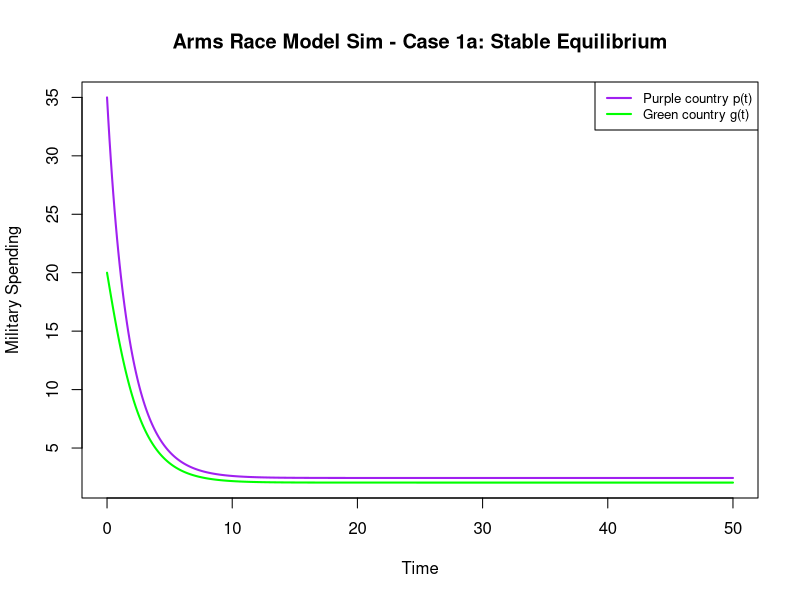
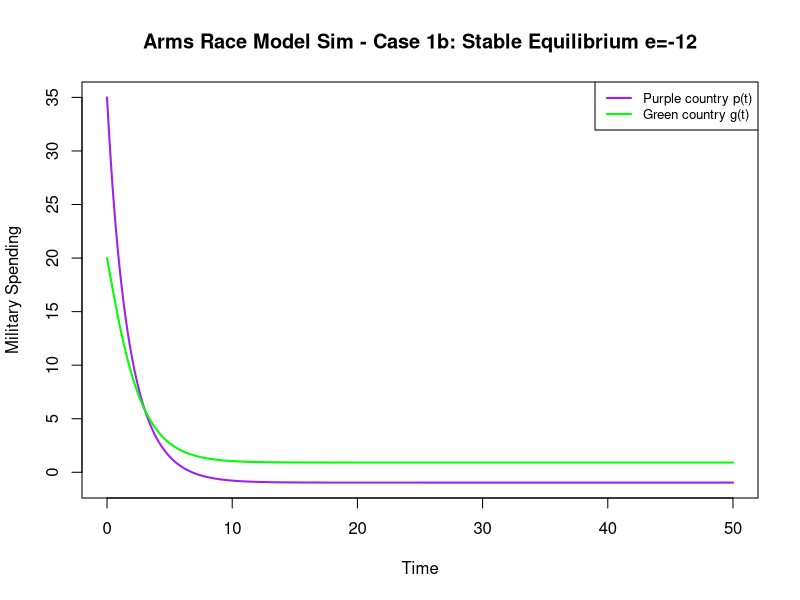
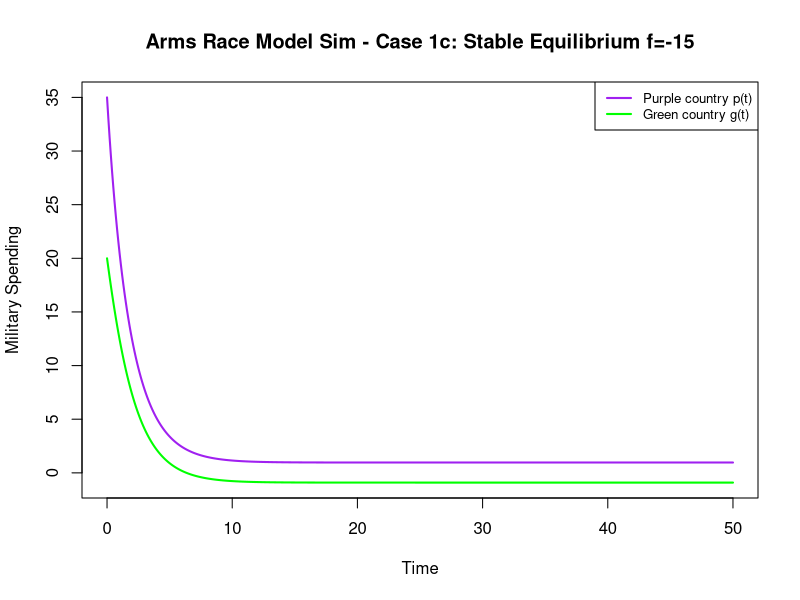
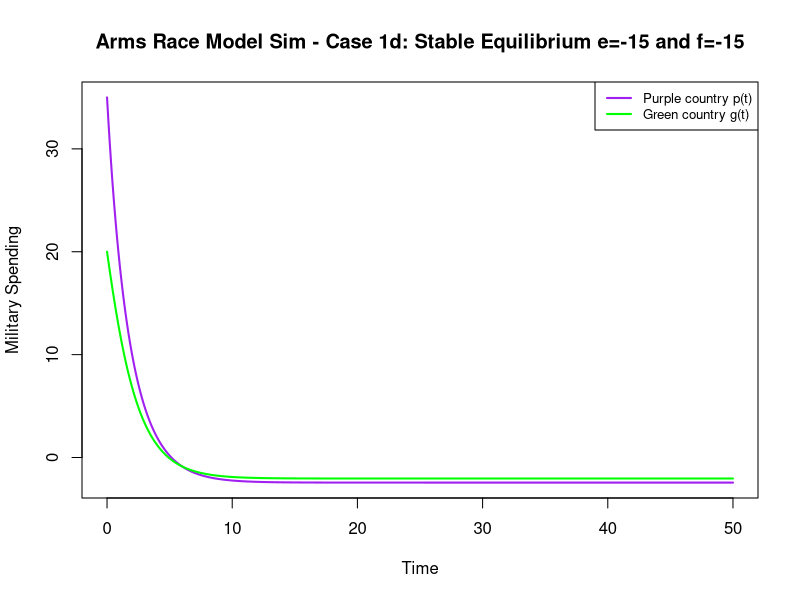
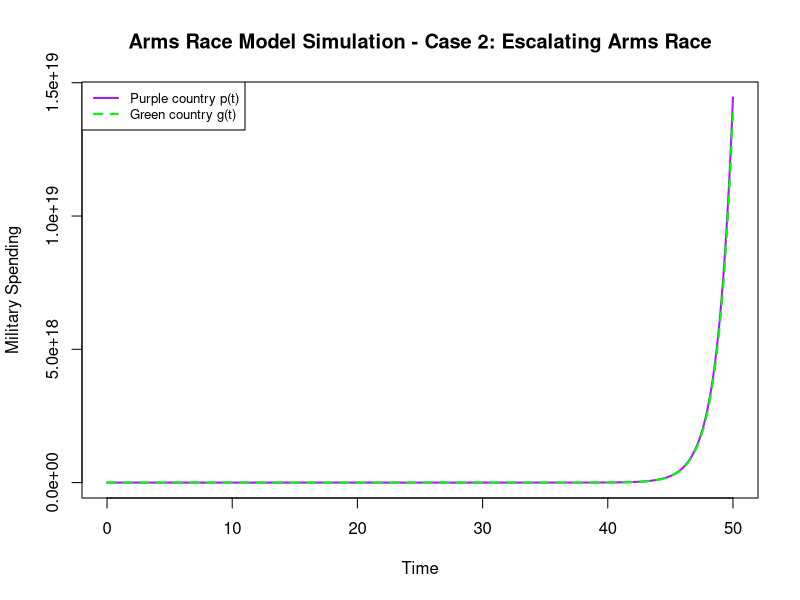
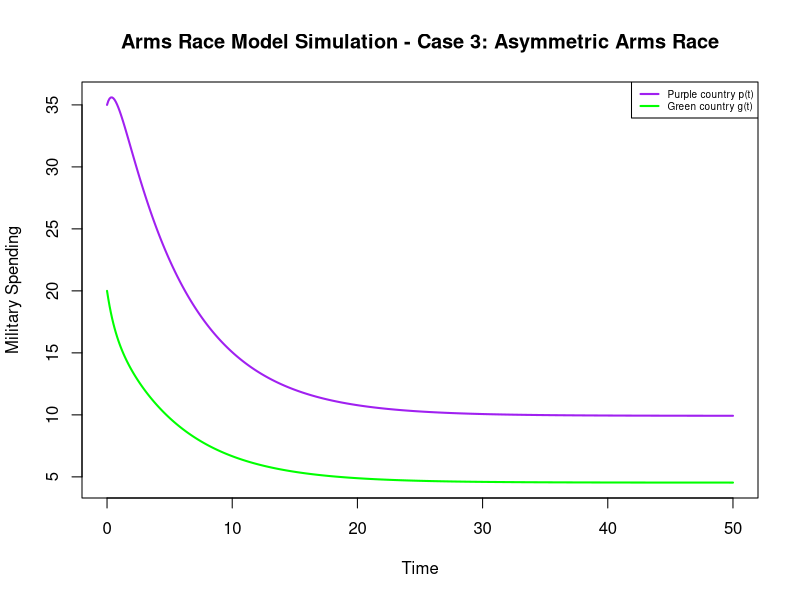
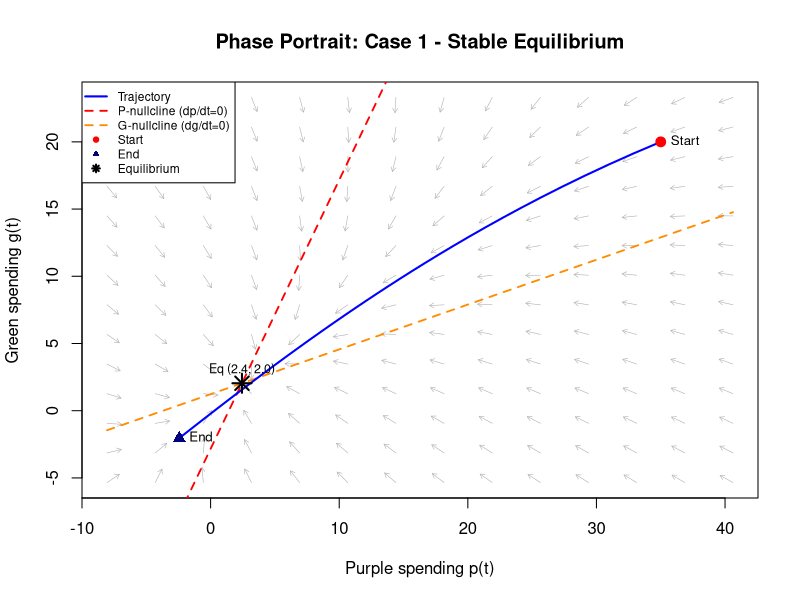
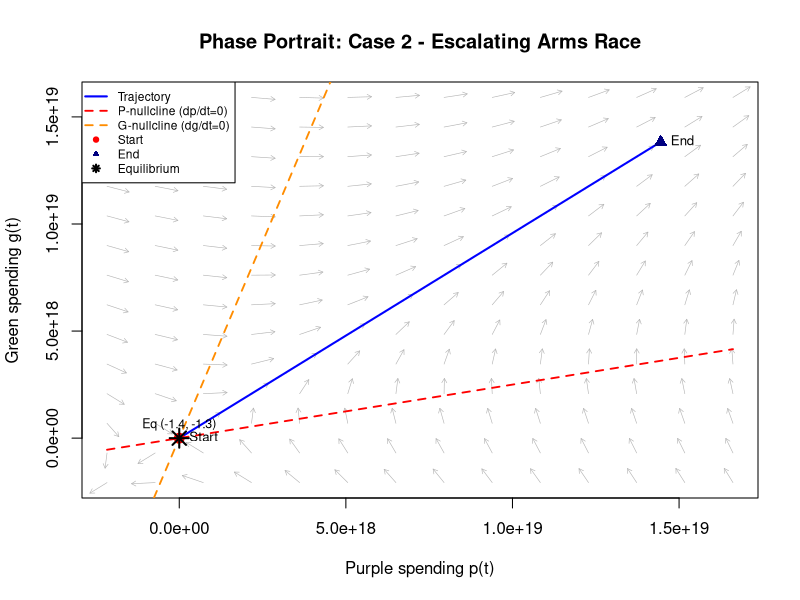

Write R code to recreate these figures, in order.
####################
# Arms Race Model
# Richardson Model
####################

#time values
t_vals <- seq(0, 50, by = 0.1)

#parameters - calibrated from the data points
#values of e and f shift the equilibrium but do not change stability results - confirm
e <- 1.13357055
f <- 1.10615370

#initial conditions determine the starting point of the simulation
#values below or above equilibrium affect whether spending initially increases or decreases
#p0 <- 12
#g0 <- 15
p0 <- 35
g0 <- 20

#create matrix to store model values: simulated spending levels of Purple and Green, respectively
arms <- matrix(NA, nrow = 2, ncol = length(t_vals))
arms[,1] <- c(p0, g0)

#Euler method to numerically simulate the arms race model
arms_model <- function(t_vals, arms, a, b, c, d, e, f){
  h <- t_vals[2] - t_vals[1]
  for(t in 2:length(t_vals)){
    
    p_prev <- arms[1, t-1]
    g_prev <- arms[2, t-1]
  
    dp <- a*g_prev - c*p_prev + e
    dg <- b*p_prev - d*g_prev + f
    
    p_new <- p_prev + h*dp
    g_new <- g_prev + h*dg
    
    arms[,t] <- c(p_new, g_new)
  }
  return(arms)
}

#Case 1: Stable Equilibrium (spending converges to a stable long-term level)
#Case 1a
model1 <- arms_model(t_vals, arms, a = 0.4, b = 0.3, c = 0.8, d = 0.9, e, f)
quartz(width=8, height=6)
plot(t_vals, model1[1,], type="l", col="purple", lwd=2,
     xlab="Time", ylab="Military Spending",
     main="Arms Race Model Sim - Case 1a: Stable Equilibrium",
     ylim = range(model1))
lines(t_vals, model1[2,], col="green", lwd=2)
legend("topright",
       legend=c("Purple country p(t)", "Green country g(t)"),
       col=c("purple","green"),
       lwd=2,
       cex=0.8)

# Case 1: Stable Equilibrium (spending converges to a stable long-term level)
# Case 1b
model1 <- arms_model(t_vals, arms, a = 0.4, b = 0.3, c = 0.8, d = 0.9, e= -e, f)
quartz(width=8, height=6)
plot(t_vals, model1[1,], type="l", col="purple", lwd=2,
     xlab="Time", ylab="Military Spending",
     main="Arms Race Model Sim - Case 1b: Stable Equilibrium e=-12",
     ylim = range(model1))
lines(t_vals, model1[2,], col="green", lwd=2)
legend("topright",
       legend=c("Purple country p(t)", "Green country g(t)"),
       col=c("purple","green"),
       lwd=2,
       cex=0.8)

# Case 1: Stable Equilibrium (spending converges to a stable long-term level)
# Case 1c
model1 <- arms_model(t_vals, arms, a = 0.4, b = 0.3, c = 0.8, d = 0.9, e, f=-f)
quartz(width=8, height=6)
plot(t_vals, model1[1,], type="l", col="purple", lwd=2,
     xlab="Time", ylab="Military Spending",
     main="Arms Race Model Sim - Case 1c: Stable Equilibrium f=-15",
     ylim = range(model1))
lines(t_vals, model1[2,], col="green", lwd=2)
legend("topright",
       legend=c("Purple country p(t)", "Green country g(t)"),
       col=c("purple","green"),
       lwd=2,
       cex=0.8)

# Case 1: Stable Equilibrium (spending converges to a stable long-term level)
# Case 1d, Interesting Case
model1 <- arms_model(t_vals, arms, a = 0.4, b = 0.3, c = 0.8, d = 0.9, e=-e, f=-f)
quartz(width=8, height=6)
plot(t_vals, model1[1,], type="l", col="purple", lwd=2,
     xlab="Time", ylab="Military Spending",
     main="Arms Race Model Sim - Case 1d: Stable Equilibrium e=-15 and f=-15",
     ylim = range(model1))
lines(t_vals, model1[2,], col="green", lwd=2)
legend("topright",
       legend=c("Purple country p(t)", "Green country g(t)"),
       col=c("purple","green"),
       lwd=2,
       cex=0.8)

#Case 2: Escalating Arms Race (over time, both nations continue to keep increasing spending)
model2 <- arms_model(t_vals, arms, a = 1.2, b = 1.1, c = 0.3, d = 0.3, e, f)
quartz(width=8, height=6)
plot(t_vals, model2[1,], type="l", col="purple", lwd=2,
     xlab="Time", ylab="Military Spending",
     main="Arms Race Model Simulation - Case 2: Escalating Arms Race",
     ylim = range(model2))
lines(t_vals, model2[2,], col="green", lwd=2, lty=2)
legend("topleft",
       legend=c("Purple country p(t)", "Green country g(t)"),
       col=c("purple","green"),
       lwd=2,
       lty=c(1,2),
       cex=0.8)

#Case 3: Asymmetric Arms Race (countries respond differently, leading to different long-term spending levels)
model3 <- arms_model(t_vals, arms, a = 1.5, b = 0.3, c = 0.8, d = 0.9, e, f)
quartz(width=8, height=6)
plot(t_vals, model3[1,], type="l", col="purple", lwd=2,
     xlab="Time", ylab="Military Spending",
     main="Arms Race Model Simulation - Case 3: Asymmetric Arms Race",
     ylim = range(model3))
lines(t_vals, model3[2,], col="green", lwd=2)
legend("topright",
       legend=c("Purple country p(t)", "Green country g(t)"),
       col=c("purple","green"),
       lwd=2,
       cex=0.6)

####################################
### Phase Diagrams for each Case ###
####################################

# Helper: draw a base R phase portrait (vector field + nullclines + trajectory)
draw_phase_portrait <- function(model_data, a, b, cc, d, e, f, p0, g0,
                                main_title, n_grid = 14) {

  # Plot limits with padding
  p_rng <- range(model_data[1,])
  g_rng <- range(model_data[2,])
  p_lim <- p_rng + c(-1, 1) * diff(p_rng) * 0.15
  g_lim <- g_rng + c(-1, 1) * diff(g_rng) * 0.15

  # Equilibrium: solve cc*p - a*g = e, -b*p + d*g = f  → det = cc*d - a*b
  det_val <- cc * d - a * b
  if (abs(det_val) > 1e-10) {
    p_eq <- (e * d + a * f) / det_val
    g_eq <- (cc * f + b * e) / det_val
    has_eq <- p_eq >= p_lim[1] && p_eq <= p_lim[2] &&
              g_eq >= g_lim[1] && g_eq <= g_lim[2]
  } else {
    has_eq <- FALSE
  }

  # Blank canvas
  plot(NA, xlim = p_lim, ylim = g_lim,
       xlab = "Purple spending p(t)", ylab = "Green spending g(t)",
       main = main_title)

  # Vector field
  p_grid <- seq(p_lim[1], p_lim[2], length.out = n_grid)
  g_grid <- seq(g_lim[1], g_lim[2], length.out = n_grid)
  scl    <- min(diff(p_lim), diff(g_lim)) / (n_grid * 1.8)
  for (pi in p_grid) {
    for (gi in g_grid) {
      dp  <- a * gi - cc * pi + e
      dg  <- b * pi -  d * gi + f
      mag <- sqrt(dp^2 + dg^2)
      if (mag > 0)
        arrows(pi, gi,
               pi + (dp / mag) * scl, gi + (dg / mag) * scl,
               length = 0.05, col = "gray70", lwd = 0.6)
    }
  }

  # Nullclines: dp/dt=0 → g = (cc*p - e)/a  |  dg/dt=0 → g = (b*p + f)/d
  p_seq <- seq(p_lim[1], p_lim[2], length.out = 300)
  lines(p_seq, (cc * p_seq - e) / a, col = "red",        lty = 2, lwd = 1.8)
  lines(p_seq, (b  * p_seq + f) / d, col = "darkorange", lty = 2, lwd = 1.8)

  # Trajectory
  lines(model_data[1,], model_data[2,], col = "blue", lwd = 2)

  # Direction arrow at ~40% along trajectory
  mid <- round(ncol(model_data) * 0.4)
  arrows(model_data[1, mid], model_data[2, mid],
         model_data[1, mid + 1], model_data[2, mid + 1],
         length = 0.12, col = "blue", lwd = 2)

  # Start / end points
  points(p0, g0, col = "red", pch = 19, cex = 1.3)
  text(p0, g0, "Start", pos = 4, cex = 0.8)
  n_t <- ncol(model_data)
  points(model_data[1, n_t], model_data[2, n_t], col = "navy", pch = 17, cex = 1.3)
  text(model_data[1, n_t], model_data[2, n_t], "End", pos = 4, cex = 0.8)

  # Equilibrium
  if (has_eq) {
    points(p_eq, g_eq, col = "black", pch = 8, cex = 1.8, lwd = 2)
    text(p_eq, g_eq, sprintf("Eq (%.1f, %.1f)", p_eq, g_eq), pos = 3, cex = 0.75)
  }

  legend("topleft", cex = 0.72, bg = "white",
         legend = c("Trajectory", "P-nullcline (dp/dt=0)", "G-nullcline (dg/dt=0)",
                    "Start", "End", "Equilibrium"),
         col    = c("blue", "red", "darkorange", "red", "navy", "black"),
         lty    = c(1, 2, 2, NA, NA, NA),
         pch    = c(NA, NA, NA, 19, 17, 8),
         lwd    = c(2, 1.8, 1.8, NA, NA, 2))
}

# Phase portrait for Case 1
quartz(width = 7, height = 6)
draw_phase_portrait(model1, a = 0.4, b = 0.3, cc = 0.8, d = 0.9, e = e, f = f,
                    p0 = p0, g0 = g0,
                    main_title = "Phase Portrait: Case 1 - Stable Equilibrium")

# Phase portrait for Case 2
quartz(width = 7, height = 6)
draw_phase_portrait(model2, a = 1.2, b = 1.1, cc = 0.3, d = 0.3, e = e, f = f,
                    p0 = p0, g0 = g0,
                    main_title = "Phase Portrait: Case 2 - Escalating Arms Race")

# Phase portrait for Case 3
quartz(width = 7, height = 6)
draw_phase_portrait(model3, a = 1.5, b = 0.3, cc = 0.8, d = 0.9, e = e, f = f,
                    p0 = p0, g0 = g0,
                    main_title = "Phase Portrait: Case 3 - Asymmetric Arms Race")
